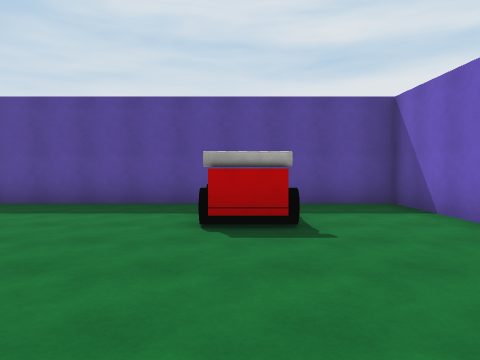
view 1 (above)

24 first-person views from a walk through a 3-D level made in the Unity game engine. The camera is 1.5 m above the floor, tilts 2° down and sees 70° across. The floor is counted in squares, 2 m on a side. Each view is taken from the middle of a square. On the plan, view 1 faces up. The plan holds only what a view shows up to about 11 squares ahead; the rest is blank. The place goes on beyond the plan. Surface patterns are stand-ins for the level's own textures.

view 2
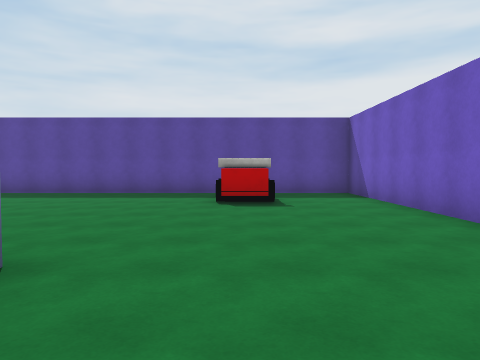

view 3
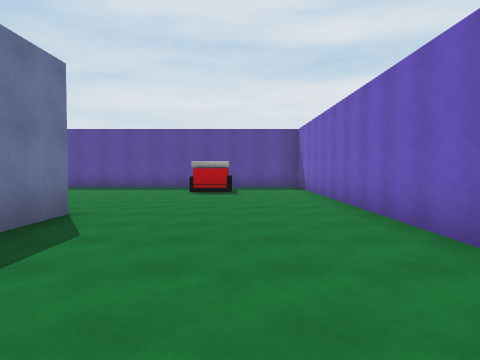

view 4
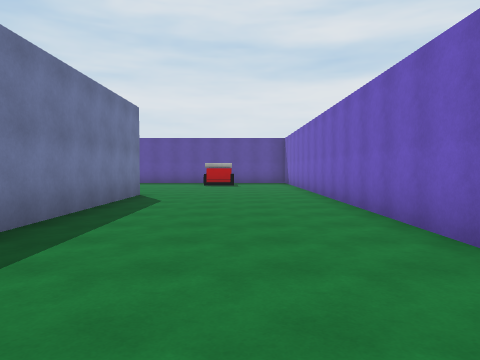

view 5
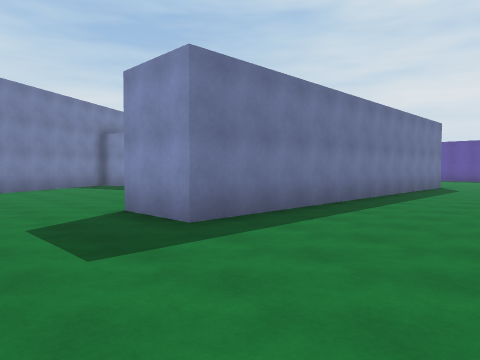

view 6
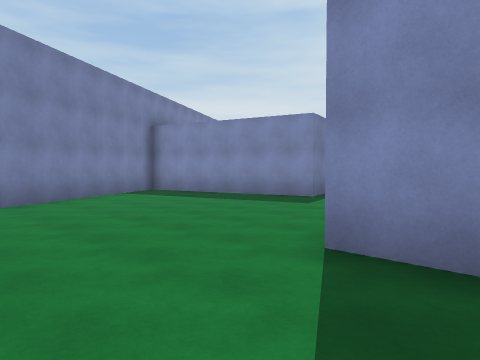

view 7
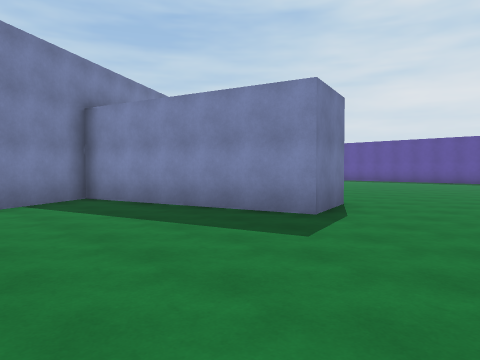

view 8
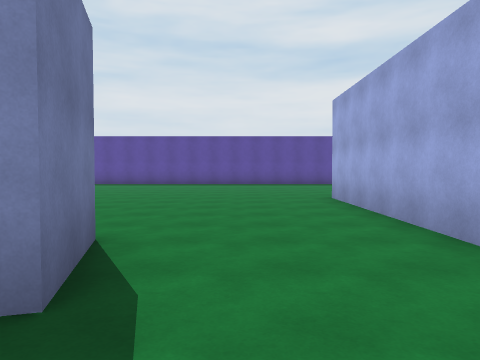

view 9
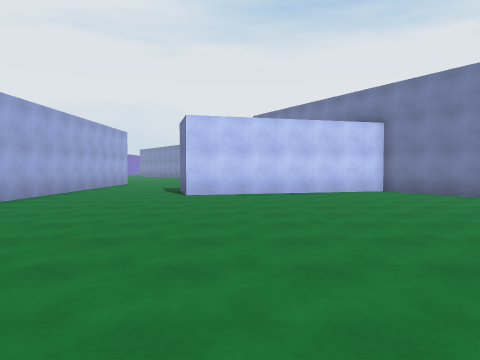

view 10
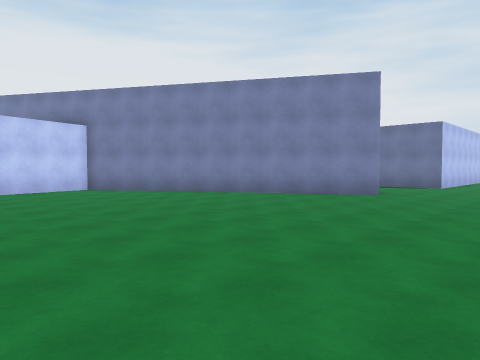

view 11
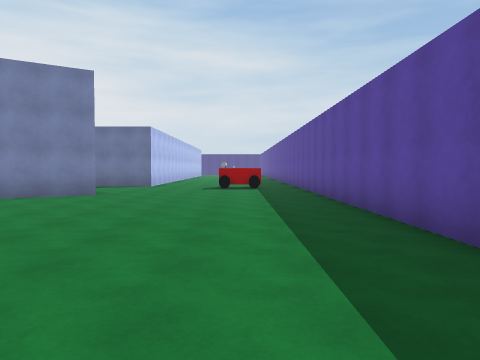

view 12
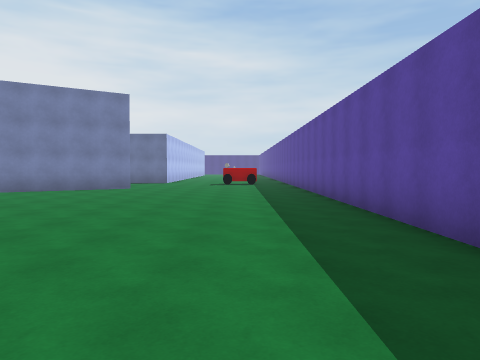

view 13
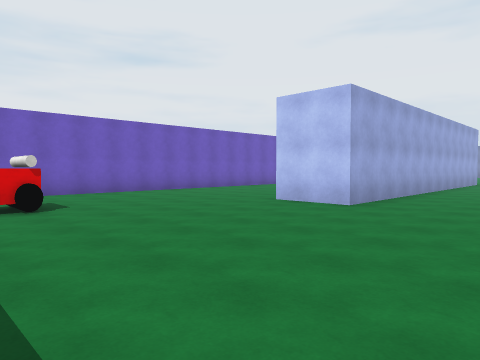

view 14
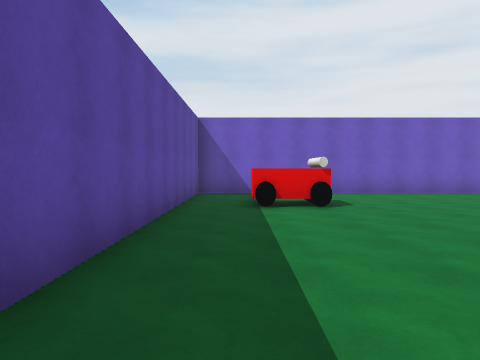

view 15
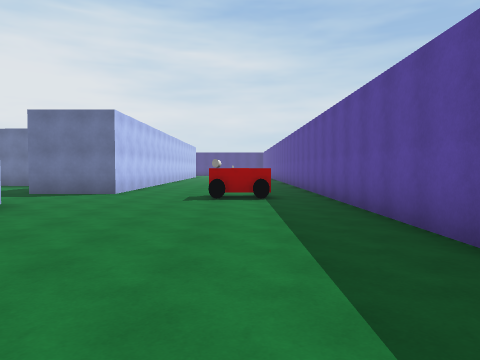

view 16
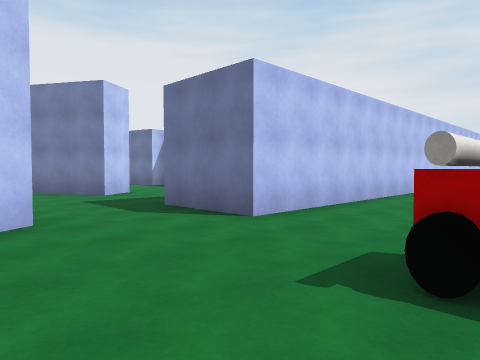

view 17
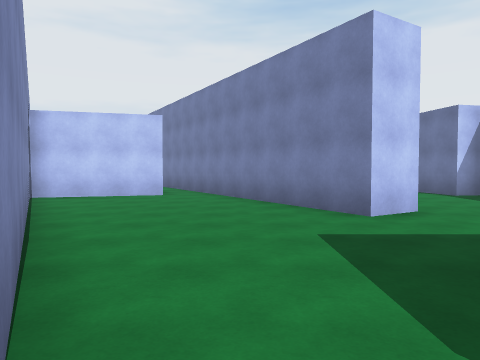

view 18
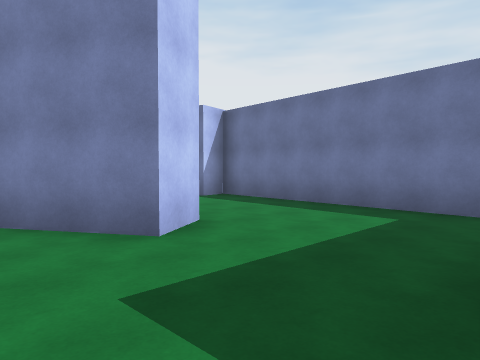

view 19
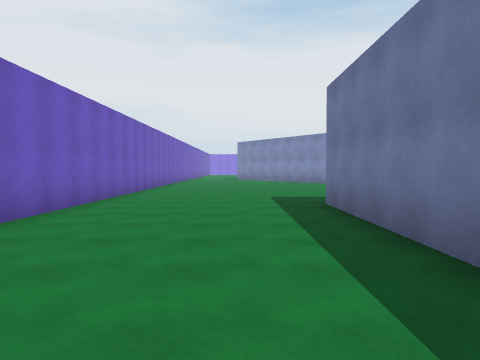

view 20
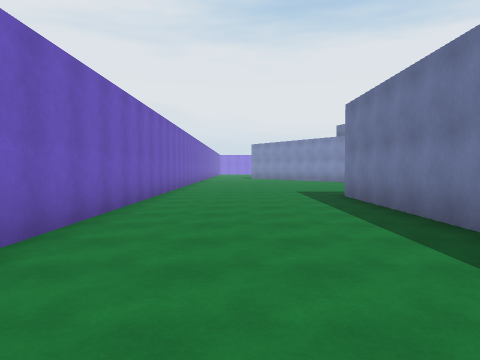

view 21
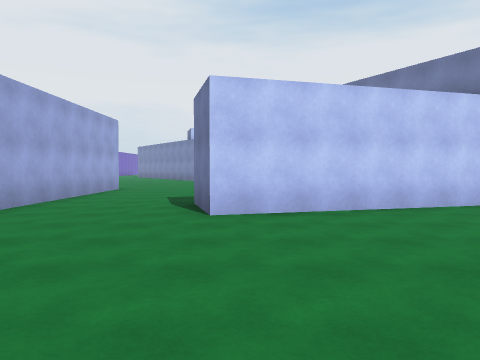

view 22
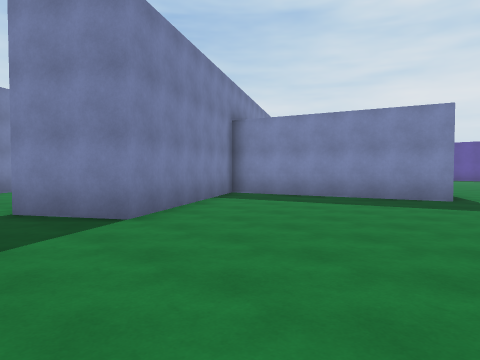

view 23
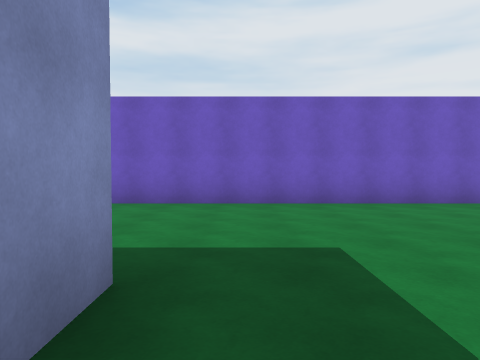

view 24
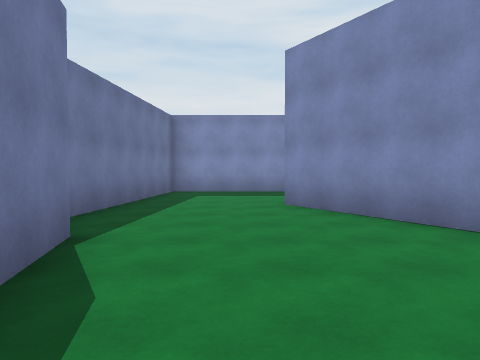

### Floor plan
Points are (right, up) in squares from view 1. A wall is a line through its corners. A room is listed if a view was taken in it or the views show most of it. See-through windows are left out.
Room 1 (views 1, 2, 3, 4, 5, 6, 7, 8, 9, 10, 11, 12, 13, 14, 15, 16, 17, 19, 20, 21, 22, 23)
walls: (-18.5, 1.1) (-13.6, -7) (-7.5, -5.4) (-7, -7.2) (-12.6, -8.7) (-9.7, -13.6) (-11.4, -14.7); (-9.1, 7.3) (-24, 7.3); (-20.2, -0.1) (-19.8, 0.2); (-3.7, -11) (-3.7, -0.4) (-1.8, -0.4) (-1.8, -12.2) (-3.8, -12.2); (-31, 1.4) (-22.9, 1.4); (3.3, -16.5) (3.3, 7.3) (-7.2, 7.3)
ways out: opening at (-21.5, 0.5) to room 2; opening at (-13.5, -15.5)
objects: other object (-22, 5); other object (0, 5)
Room 2 (views 18, 24)
walls: (-22.1, -8.1) (-24.1, -4.9) (-23, -4.3) (-19.5, -10); (-18.9, -8.5) (-15.7, -7.6) (-20.2, -0.1); (-23.5, -1.1) (-27.1, -1.1) (-27.7, -8.4) (-26.9, -8.3) (-26.5, -9.9); (-22.9, 1.4) (-22.9, -1.1)
ways out: opening at (-21.5, 0.5) to room 1

Positions as (right, up) in squares from view 1, and headings:
1: (0, 0), facing up
2: (0, -3), facing up
3: (1, -6), facing up
4: (1, -10), facing up
5: (2, -15), facing up-left
6: (-2, -15), facing up-left
7: (-4, -12), facing up-left
8: (-6, -9), facing up
9: (-9, 4), facing down
10: (-9, 5), facing down-left
11: (-9, 5), facing left
12: (-6, 5), facing left
13: (-7, 6), facing down-right
14: (-7, 6), facing right
15: (-13, 5), facing left
16: (-19, 5), facing down-left
17: (-21, 1), facing down
18: (-21, -1), facing down-left
19: (0, -5), facing down
20: (1, -3), facing down
21: (-8, 0), facing down
22: (-5, -16), facing up-left
23: (-4, -13), facing right
24: (-25, -12), facing up
